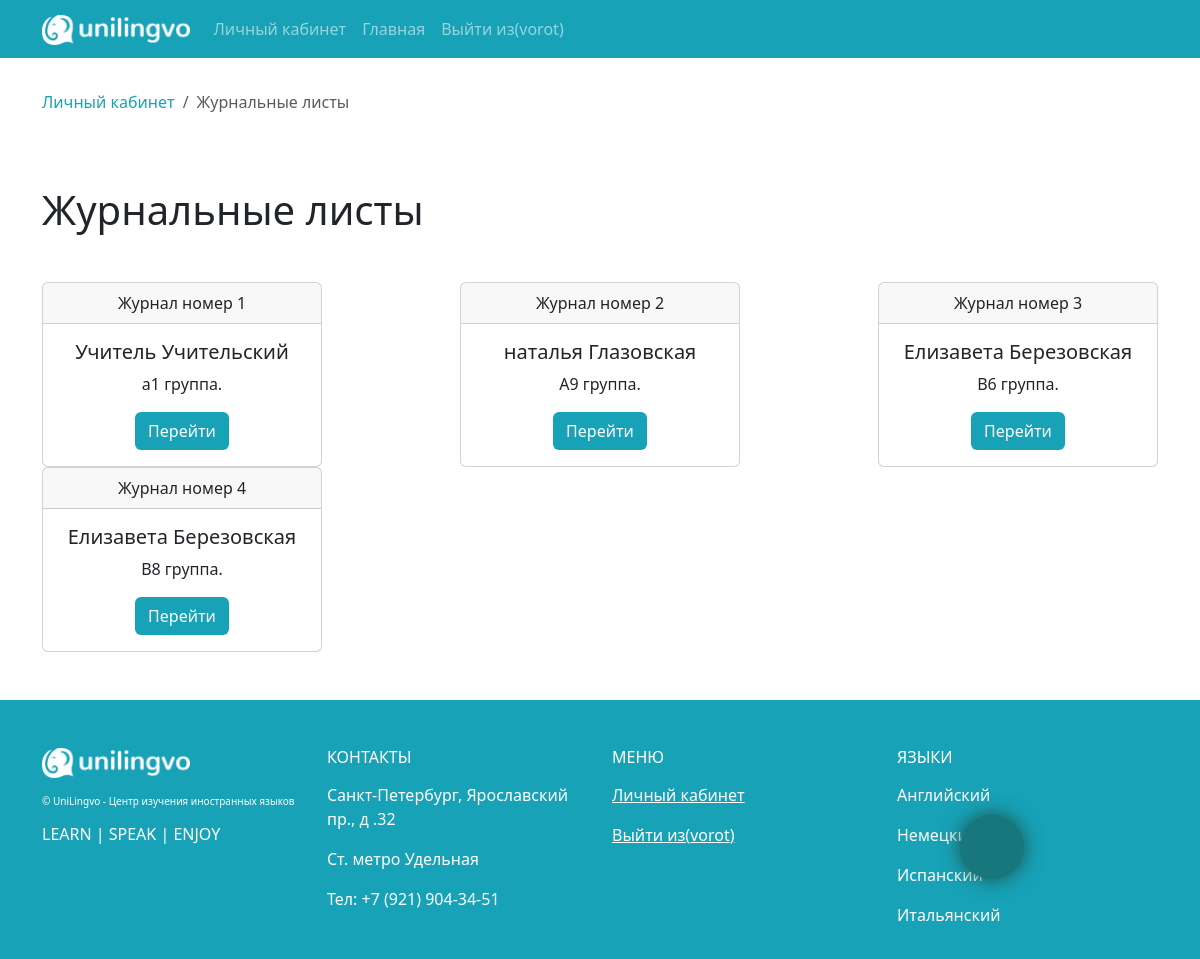
/journal/journals/ (signed in), run on an earlier commit of the app's database.
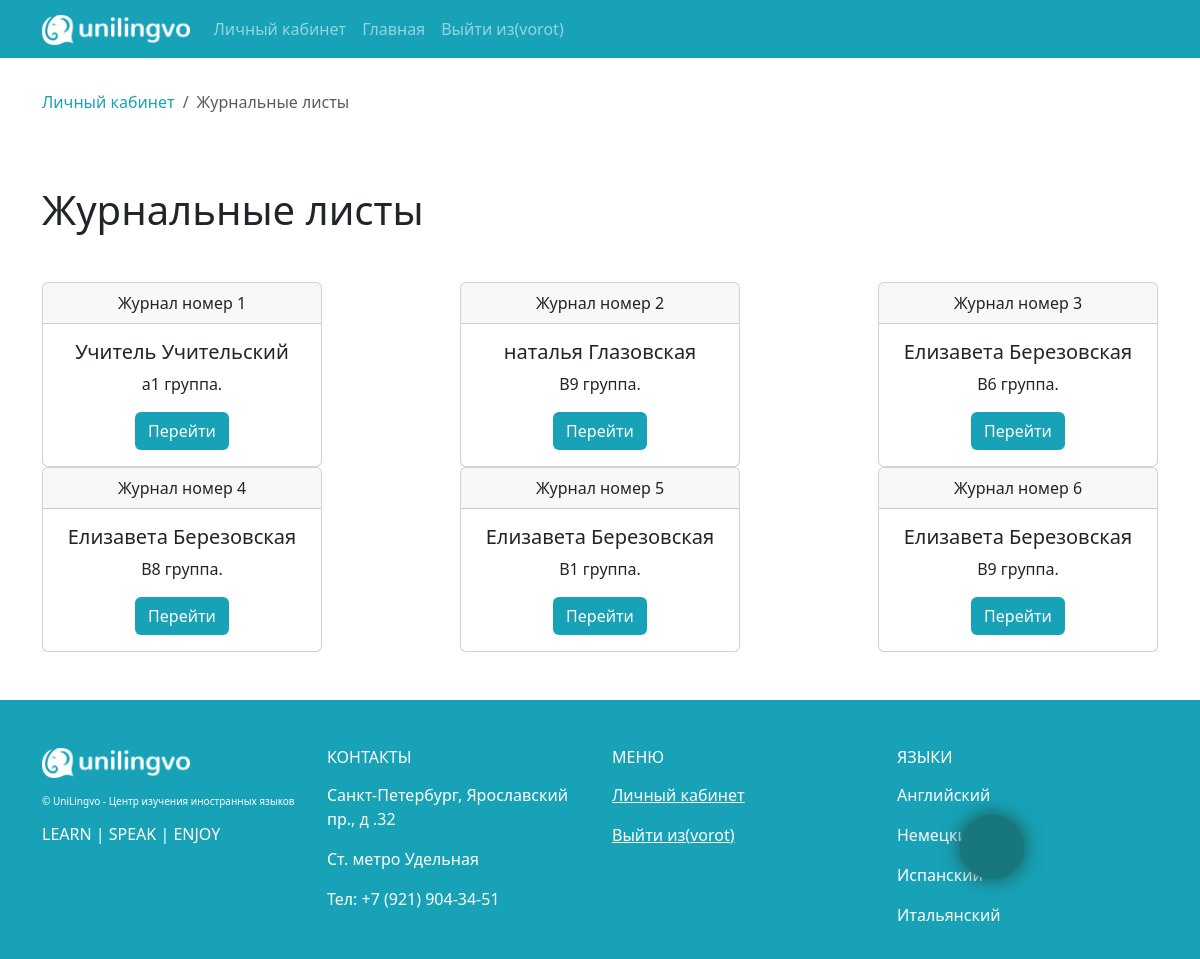
And on a later commit of the database.
### app_journal/models.py (models this page shows, shortened)
class Journal(models.Model):
    teacher = models.ForeignKey(Teacher, on_delete=models.CASCADE, verbose_name="Учитель")
    group = models.ForeignKey(LearingGroup, on_delete=models.CASCADE, verbose_name="Группа")
    class Meta:
        verbose_name = "Журнал"
        verbose_name_plural = "Журналы"

### app_lancen/models.py (models this page shows)
class LearingGroup(models.Model):
    name = models.CharField(verbose_name='Название группы', max_length=255)
    level = models.CharField(verbose_name='Уровень', max_length=255)
    description = models.TextField(verbose_name="Описание (программа обучения и пр.)")
    class Meta:
        verbose_name = "Учебная группа"
        verbose_name_plural = "Учебные группы"
        db_table = "learning_group"
    def __str__(self):
        return self.name

### app_journal/views.py (the view)
# urls.py: path('journals/', TeachersJournalList.as_view(), name='journals' ),
class TeachersJournalList(DataMixin, LoginRequiredMixin, ListView):
    def get_context_data(self, **kwargs):
        context = super().get_context_data(**kwargs)
        data_mixin_context = self.get_user_context(title = "Листы посещаемости и успеваемости")
        context['breadcrumbs'] = [
            {'link': reverse('profiles:personal_area'), 'title':'Личный кабинет'},
            {'link': '#', 'title': "Журнальные листы"}
        ]
        return dict(list(context.items()) + list(data_mixin_context.items()))
    def get_queryset(self):
        if self.request.user.is_superuser:
            journals = Journal.objects.all()
        if self.request.user.groups.filter(name='teacher').exists():
            teacher = Teacher.objects.get(id = self.request.user.id)
            journals = Journal.objects.filter(teacher = teacher)
        return journals

### app_lancen/templatetags/lancen_tags.py (called while the page is built)
@register.inclusion_tag('templatetags/breadcrumbs.html')
def breadcrums(list):
    return {'breadcrumbs': list}

### app_lancen/utils.py (called while the page is built)
    def get_user_context(self, **kwargs):
        context = kwargs
        modern_menu = menu.copy()
        if  self.request.user.is_authenticated:
            modern_menu.append({'title' : "Личный кабинет" , 'link' : 'profiles:personal_area'})
        if self.request.user.groups.filter(name='teacher').exists():
            context["pers_area_items"] = teacher_pers_area_items
        if self.request.user.groups.filter(name='student').exists():
            context["pers_area_items"] = student_pers_area_items
        if self.request.user.is_superuser:
            context["pers_area_items"] = admin_pers_area_items
        context['menu'] = modern_menu
        context["recall_form"] = RecallForm
        context['contact_form'] = ContactForm
        return context

### templates/app_journal/journal_list.html
{% extends 'base.html' %}
{% load lancen_tags %}
{% block content %}
{% breadcrums breadcrumbs %}
<section class = "pt-5 pb-5">
    <h1>Журнальные листы</h1>
    {% now "Y" as year %} {% now "m" as month %}
    {% if object_list %}
    <div class="d-flex justify-content-lg-between justify-content-center flex-wrap mt-5">
    {% for journal in object_list  %}
    <div class="card text-center" style = "width:280px;">
        <div class="card-header" >
          Журнал номер {{ journal.id }}
        </div>
        <div class="card-body">
          <h5 class="card-title">{{journal.teacher.first_name}} {{journal.teacher.last_name}}</h5>
          <p class="card-text">{{journal.group}} группа. </p>
          <a class = "btn my_bg_info text-white" href="{% url 'journal:view-journal' journal.group.id year month  %} ">Перейти</a> <br>
        </div>
    </div>
    {% endfor %}
    </div>
    {% else %}
    <h3>Журнальные листы ещё не добавлены</h3>
    {% endif %}
</section>
{% endblock content %}

### templates/base.html (shortened to what this page needs)
<!DOCTYPE html>
<html lang="en" class="h-100">
<head>
    {% load static %}
    {% load bootstrap5 %}
    {% load bootstrap_icons %}
    {% bootstrap_css %}
    <link type="text/css" href="{% static 'app_lancen/css/style.css' %}" rel="stylesheet" />
    <link rel="stylesheet" href="https://cdn.jsdelivr.net/npm/bootstrap-icons@1.9.1/font/bootstrap-icons.css">
</head>
<body class="d-flex flex-column h-100">
    <header>
        <nav class="navbar navbar-expand-lg navbar-dark my_bg_info" >
            <div class="container">
              <a class="navbar-brand" href="{% url 'lancen:index' %}">
                <img src="{% static 'app_lancen/img/new_lancen_logo.png' %} " alt="" style = "height:30px;">
              </a>
              <div class="collapse navbar-collapse" id="navbarSupportedContent">
                <ul class="navbar-nav me-auto mb-2 mb-lg-0">
                    {% for m in menu %}
                    <li class="nav-item">
                        <a class="nav-link" href="{% url m.link  %}" >
                            {{m.title}}
                        </a>
                    </li>
                    {% endfor %}
                    <li class="nav-item"><a class="nav-link" href="https://unilingvo.ru/">Главная</a></li>
                    <li class="nav-item">
                        {% if not request.user.is_authenticated %}
                        <a class="nav-link" href="{% url 'profiles:login' %}">Авторизация</a>
                        {% else %}
                        <a class="nav-link" href="{% url 'profiles:logout' %}">Выйти из({{request.user.username}})</a>
                        {% endif %}
                    </li>
                </ul>
              </div>
            </div>
        </nav>
    </header>
    <main>
        <div class="container">
            {% block content %}{% endblock content %}
        </div>
    </main>
    <footer class="footer mt-auto py-3 my_bg_info pt-5">
        <div class="container">
            <div class="row text-white">
                <div class="col-lg-3 col-md-6 col-sm-12">
                    <div class="logo" >
                        <img src="{% static 'app_lancen/img/new_lancen_logo.png' %} " alt="" style = "height:30px;">
                    </div>
                    <div class="mt-3">
                        <p style = "font-size: 10px;">&copy; UniLingvo - Центр изучения иностранных языков</p>
                        <h6>LEARN | SPEAK | ENJOY</h6>
                    </div>
                </div>
                <div class="col-lg-3 col-md-6 col-sm-12">
                   <h6 class = "">КОНТАКТЫ</h6>
                    <p class = "mt-3"> Санкт-Петербург, Ярославский пр., д .32</p>
                    <p class = "mt-3"> Ст. метро Удельная</p>
                    <p class = "mt-3"> Тел: +7 (921) 904-34-51</p>
                </div>
                <div class="col-lg-3 col-md-6 col-sm-12 ">
                    <h6 class = "">МЕНЮ</h6>
                    {% for m in menu  %}
                        <p class = "mt-3"> <a href="{% url m.link %}" class = "text-white">{{m.title}}</a></p>
                    {% endfor %}
                    {% if not request.user.is_authenticated %}
                    <p class = "mt-3"><a class="text-white" href="{% url 'profiles:login' %}">Авторизация</a></p>
                    {% else %}
                    <p class = "mt-3"><a class="text-white" href="{% url 'profiles:logout' %}">Выйти из({{request.user.username}})</a></p>
                    {% endif %}
                </div>
                <div class="col-lg-3 col-md-6 col-sm-12">
                    <h6 class = "">ЯЗЫКИ</h6>
                    <p class = "mt-3"> Английский</p>
                    <p class = "mt-3"> Немецкий</p>
                    <p class = "mt-3"> Испанский</p>
                    <p class = "mt-3"> Итальянский</p>
                </div>
            </div>
        </div>
    </footer>
{% block call_icons %}
    <div class="call_button_wrapper">
        {% if request.user.is_authenticated %}
        <a class="animate_icon call_icon_main" data-bs-toggle="offcanvas" href="#offcanvasExample" role="button" aria-controls="offcanvasExample">
        </a>
        {% endif %}
    </div>
{% endblock call_icons %}
</body>
</html>

### templates/templatetags/breadcrumbs.html (shortened to what this page needs)
<section class = "mt-3 pt-3 pb-2 ">
    <nav aria-label="breadcrumb">
        <ol class="breadcrumb">
            {% for item in breadcrumbs  %}
                <li class="breadcrumb-item {% if forloop.last %} active{% endif %}" {% if forloop.last %}  aria-current="page"{% endif %} >
                    {% if not  forloop.last %}
                        <a  class="my_color_info" style = "text-decoration: none;" href="{{item.link}}">{{item.title}}</a>
                    {% else %}
                    {{item.title}}
                    {% endif %}
                </li>
            {% endfor %}
        </ol>
    </nav>
</section>

### app_lancen/static/app_lancen/css/style.css (style rules this page uses)
.my_bg_info { background-color:#17a2b8 !important; }
.my_color_info { color:#17a2b8 !important; }
.call_button_wrapper { display: flex; justify-content: space-between; align-items: center; width: 180px; position: fixed; top: 85%; right: 5%; z-index: 2; }
.message_icon_main, .call_icon_main, .arrow_up { min-width: 4.0rem; min-height: 4.0rem; display: flex; justify-content: center; align-items: center; font-size: 1.0rem; color: white; border-radius: 100%; background-color: #17777c; box-shadow: 0 0 20px #1d5243; cursor: pointer; transition: 5s all ease; }

What changed in the data, as far as the page shows it:
changed through a linked row, Journal "наталья": group "А9" → "B9"
added Journal: id "5", teacher.first_name "Елизавета", teacher.last_name "Березовская", group "B1"
added Journal: id "6", teacher.first_name "Елизавета", teacher.last_name "Березовская", group "B9"
